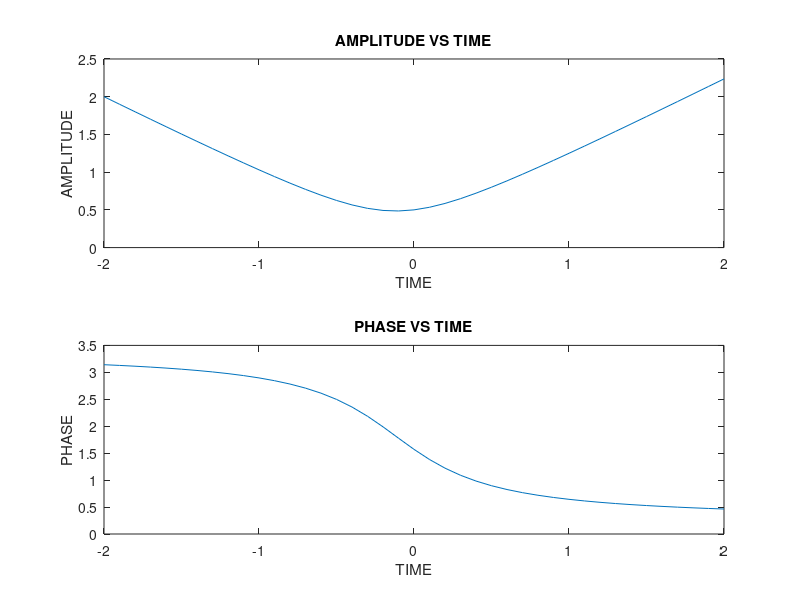

Reproduce this figure in MATLAB.
% File: amplitudePhasePlot.m
% Author: Kristian Padilla
% Date: 2021
% Revised: April 03, 2025
% Description: Plots amplitude and phase vs. time for a complex function.

function main()
    % MAIN Entry point for plotting amplitude and phase vs time
    clear; clc; close all;

    t=(0:0.1:4);
    fn=((1+0.25i)*t)-2.0;
    amp=abs(fn);
    phase=angle(fn);
    figure(1);
    subplot(2,1,1)
    plot(fn,amp);
    hold on;
    title('AMPLITUDE VS TIME');
    xlabel('TIME');
    ylabel('AMPLITUDE');
    subplot(2,1,2)
    plot(fn,phase);
    hold off;
    title('PHASE VS TIME');
    xlabel('TIME');
    ylabel('PHASE');
end

main();
